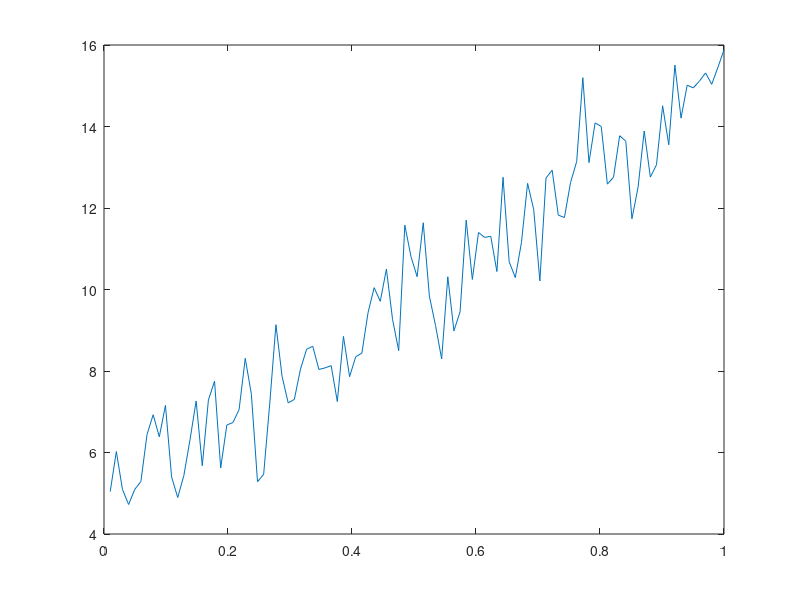

The MATLAB script that drew this image:
alpha = 5; %y-intercept
beta = 10; %slope
n = 100;
min = 0.01;
max = 1;
xvals = min:(max-min)/n:max;
xvals = xvals';
n = length(xvals);
yvals = beta*xvals + alpha + randn(n,1);
yvals = yvals;

X = [ones(n,1),xvals];
OLS = inv((X')*X)*(X')*yvals;
plot(xvals,yvals)
